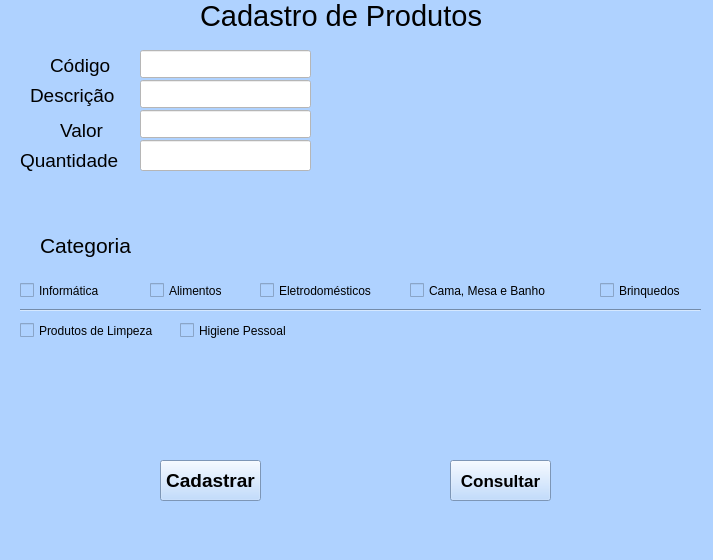
<?xml version="1.0" encoding="UTF-8"?>
<ui version="4.0">
 <class>MainWindow</class>
 <widget class="QMainWindow" name="MainWindow">
  <property name="geometry">
   <rect>
    <x>0</x>
    <y>0</y>
    <width>713</width>
    <height>560</height>
   </rect>
  </property>
  <property name="font">
   <font>
    <pointsize>14</pointsize>
   </font>
  </property>
  <property name="windowTitle">
   <string>MainWindow</string>
  </property>
  <property name="styleSheet">
   <string notr="true">background-color: rgb(175, 210, 255);</string>
  </property>
  <widget class="QWidget" name="centralwidget">
   <widget class="QLabel" name="label">
    <property name="geometry">
     <rect>
      <x>200</x>
      <y>-10</y>
      <width>291</width>
      <height>51</height>
     </rect>
    </property>
    <property name="font">
     <font>
      <pointsize>22</pointsize>
     </font>
    </property>
    <property name="text">
     <string>Cadastro de Produtos</string>
    </property>
   </widget>
   <widget class="QLabel" name="label_2">
    <property name="geometry">
     <rect>
      <x>50</x>
      <y>50</y>
      <width>71</width>
      <height>31</height>
     </rect>
    </property>
    <property name="font">
     <font>
      <pointsize>14</pointsize>
     </font>
    </property>
    <property name="text">
     <string>Código</string>
    </property>
   </widget>
   <widget class="QLabel" name="label_3">
    <property name="geometry">
     <rect>
      <x>30</x>
      <y>80</y>
      <width>91</width>
      <height>31</height>
     </rect>
    </property>
    <property name="font">
     <font>
      <pointsize>14</pointsize>
     </font>
    </property>
    <property name="text">
     <string>Descrição</string>
    </property>
   </widget>
   <widget class="QLabel" name="label_4">
    <property name="geometry">
     <rect>
      <x>60</x>
      <y>120</y>
      <width>61</width>
      <height>21</height>
     </rect>
    </property>
    <property name="font">
     <font>
      <pointsize>14</pointsize>
     </font>
    </property>
    <property name="text">
     <string>Valor</string>
    </property>
   </widget>
   <widget class="QLineEdit" name="lineEdit">
    <property name="geometry">
     <rect>
      <x>140</x>
      <y>50</y>
      <width>171</width>
      <height>28</height>
     </rect>
    </property>
    <property name="styleSheet">
     <string notr="true">background-color: rgb(255, 255, 255);</string>
    </property>
   </widget>
   <widget class="QLineEdit" name="lineEdit_2">
    <property name="geometry">
     <rect>
      <x>140</x>
      <y>80</y>
      <width>171</width>
      <height>28</height>
     </rect>
    </property>
    <property name="styleSheet">
     <string notr="true">background-color: rgb(255, 255, 255);</string>
    </property>
   </widget>
   <widget class="QLineEdit" name="lineEdit_3">
    <property name="geometry">
     <rect>
      <x>140</x>
      <y>110</y>
      <width>171</width>
      <height>28</height>
     </rect>
    </property>
    <property name="styleSheet">
     <string notr="true">background-color: rgb(255, 255, 255);</string>
    </property>
   </widget>
   <widget class="QLabel" name="label_5">
    <property name="geometry">
     <rect>
      <x>40</x>
      <y>230</y>
      <width>91</width>
      <height>31</height>
     </rect>
    </property>
    <property name="font">
     <font>
      <pointsize>16</pointsize>
     </font>
    </property>
    <property name="text">
     <string>Categoria</string>
    </property>
   </widget>
   <widget class="Line" name="line">
    <property name="geometry">
     <rect>
      <x>20</x>
      <y>300</y>
      <width>681</width>
      <height>20</height>
     </rect>
    </property>
    <property name="orientation">
     <enum>Qt::Horizontal</enum>
    </property>
   </widget>
   <widget class="QLabel" name="label_6">
    <property name="geometry">
     <rect>
      <x>20</x>
      <y>150</y>
      <width>111</width>
      <height>21</height>
     </rect>
    </property>
    <property name="font">
     <font>
      <pointsize>14</pointsize>
     </font>
    </property>
    <property name="text">
     <string>Quantidade</string>
    </property>
   </widget>
   <widget class="QLineEdit" name="lineEdit_4">
    <property name="geometry">
     <rect>
      <x>140</x>
      <y>140</y>
      <width>171</width>
      <height>31</height>
     </rect>
    </property>
    <property name="styleSheet">
     <string notr="true">background-color: rgb(255, 255, 255);</string>
    </property>
   </widget>
   <widget class="QCheckBox" name="checkBox">
    <property name="geometry">
     <rect>
      <x>20</x>
      <y>280</y>
      <width>101</width>
      <height>21</height>
     </rect>
    </property>
    <property name="text">
     <string>Informática</string>
    </property>
   </widget>
   <widget class="QCheckBox" name="checkBox_2">
    <property name="geometry">
     <rect>
      <x>150</x>
      <y>280</y>
      <width>87</width>
      <height>21</height>
     </rect>
    </property>
    <property name="text">
     <string>Alimentos</string>
    </property>
   </widget>
   <widget class="QCheckBox" name="checkBox_3">
    <property name="geometry">
     <rect>
      <x>260</x>
      <y>280</y>
      <width>131</width>
      <height>21</height>
     </rect>
    </property>
    <property name="text">
     <string>Eletrodomésticos</string>
    </property>
   </widget>
   <widget class="QCheckBox" name="checkBox_4">
    <property name="geometry">
     <rect>
      <x>410</x>
      <y>280</y>
      <width>151</width>
      <height>21</height>
     </rect>
    </property>
    <property name="text">
     <string>Cama, Mesa e Banho</string>
    </property>
   </widget>
   <widget class="QCheckBox" name="checkBox_5">
    <property name="geometry">
     <rect>
      <x>600</x>
      <y>280</y>
      <width>101</width>
      <height>21</height>
     </rect>
    </property>
    <property name="text">
     <string>Brinquedos</string>
    </property>
   </widget>
   <widget class="QCheckBox" name="checkBox_6">
    <property name="geometry">
     <rect>
      <x>20</x>
      <y>320</y>
      <width>161</width>
      <height>21</height>
     </rect>
    </property>
    <property name="text">
     <string>Produtos de Limpeza</string>
    </property>
   </widget>
   <widget class="QCheckBox" name="checkBox_7">
    <property name="geometry">
     <rect>
      <x>180</x>
      <y>320</y>
      <width>121</width>
      <height>21</height>
     </rect>
    </property>
    <property name="text">
     <string>Higiene Pessoal</string>
    </property>
   </widget>
   <widget class="QPushButton" name="pushButton">
    <property name="geometry">
     <rect>
      <x>160</x>
      <y>460</y>
      <width>101</width>
      <height>41</height>
     </rect>
    </property>
    <property name="font">
     <font>
      <pointsize>14</pointsize>
      <weight>75</weight>
      <bold>true</bold>
     </font>
    </property>
    <property name="text">
     <string>Cadastrar</string>
    </property>
   </widget>
   <widget class="QPushButton" name="pushButton_2">
    <property name="geometry">
     <rect>
      <x>450</x>
      <y>460</y>
      <width>101</width>
      <height>41</height>
     </rect>
    </property>
    <property name="font">
     <font>
      <pointsize>13</pointsize>
      <weight>75</weight>
      <bold>true</bold>
     </font>
    </property>
    <property name="text">
     <string>Consultar</string>
    </property>
   </widget>
  </widget>
  <widget class="QMenuBar" name="menubar">
   <property name="geometry">
    <rect>
     <x>0</x>
     <y>0</y>
     <width>713</width>
     <height>24</height>
    </rect>
   </property>
  </widget>
  <widget class="QStatusBar" name="statusbar"/>
 </widget>
 <resources/>
 <connections/>
</ui>
